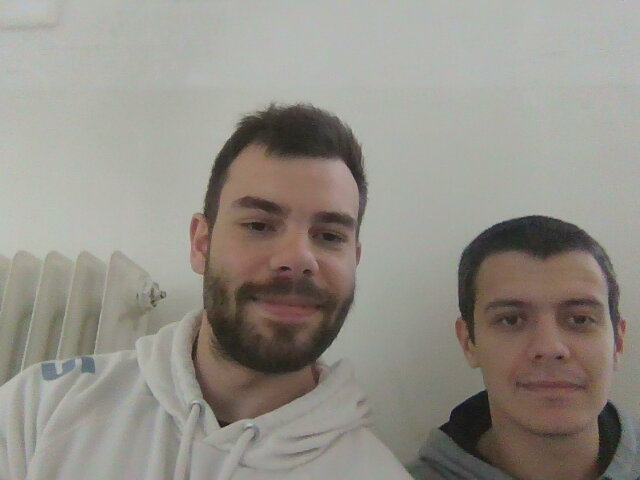
#> input picture AI/photos/test.jpg, 640 x 480 px
$ python -i test_model.py   (imports and definitions only)
#> lines starting #> are read from the running program, lines starting #| are printed output that depends on the picture
#> further down, picture is the input picture: shape (480, 640, 3); mean B, G, R 136.1, 143.8, 148
import cv2
import face_recognition
import os
import pickle

# Load known faces and names from pickle file
# [6 lines left out: function load_known_faces, not called in this run]

# Preprocess the image (resize and normalize lighting)
def preprocess_image(image):
    """Resize and normalize the image for consistent face recognition."""
    image = resize_image(image)
    return adjust_lighting(image)

def resize_image(image, max_width=800):
    """Resize image to a maximum width while maintaining aspect ratio."""
#> called with max_width = 800
    height, width = image.shape[:2]
#> height = 480; width = 640
    if width > max_width:
        scaling_factor = max_width / width
        new_width = int(width * scaling_factor)
        new_height = int(height * scaling_factor)
        image = cv2.resize(image, (new_width, new_height))
    return image

def adjust_lighting(image):
    """Normalize lighting in the image."""
    lab = cv2.cvtColor(image, cv2.COLOR_BGR2LAB)
#> lab: shape (480, 640, 3); mean of channels 0, 1, 2 151.6, 128.4, 132.8
    l, a, b = cv2.split(lab)
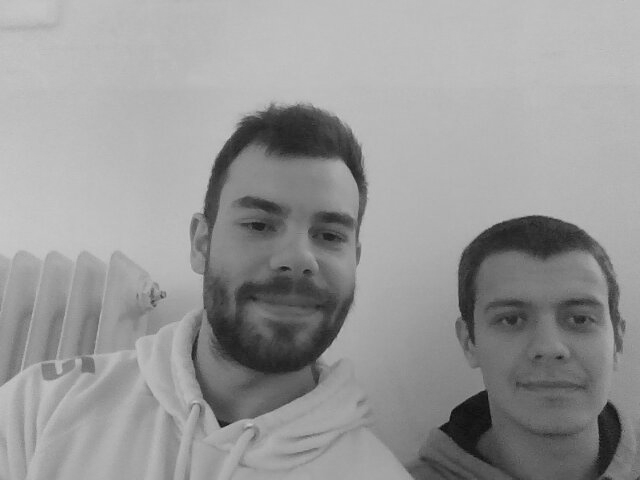
#> l: shape (480, 640); min 14, max 201, mean 151.6
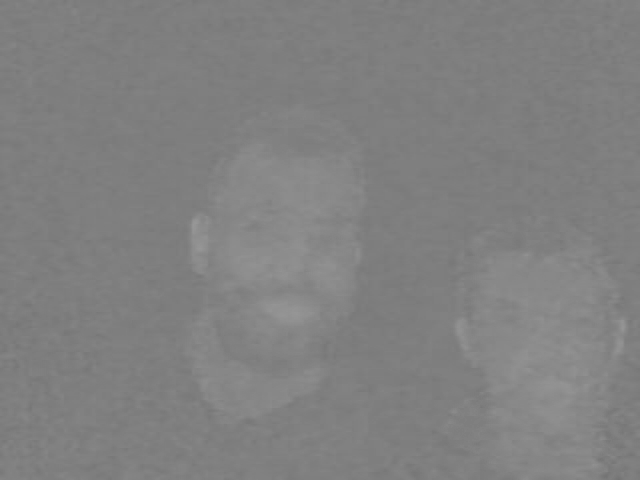
#> a: shape (480, 640); min 115, max 151, mean 128.4
    l = cv2.equalizeHist(l)
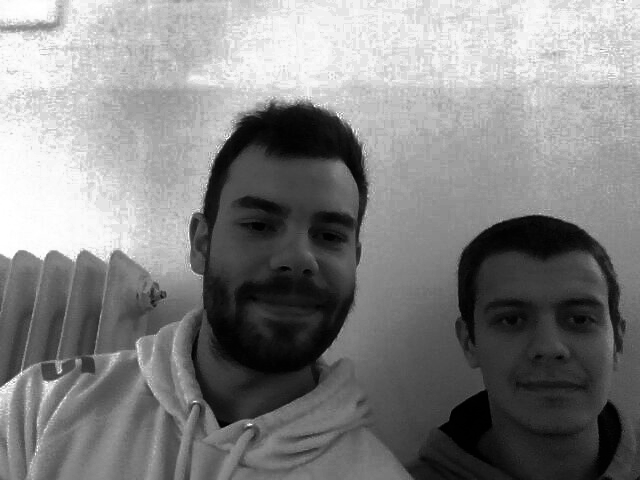
#> l: shape (480, 640); min 0, max 255, mean 129.6
    updated_lab = cv2.merge((l, a, b))
#> updated_lab: shape (480, 640, 3); mean of channels 0, 1, 2 129.6, 128.4, 132.8
    return cv2.cvtColor(updated_lab, cv2.COLOR_LAB2BGR)
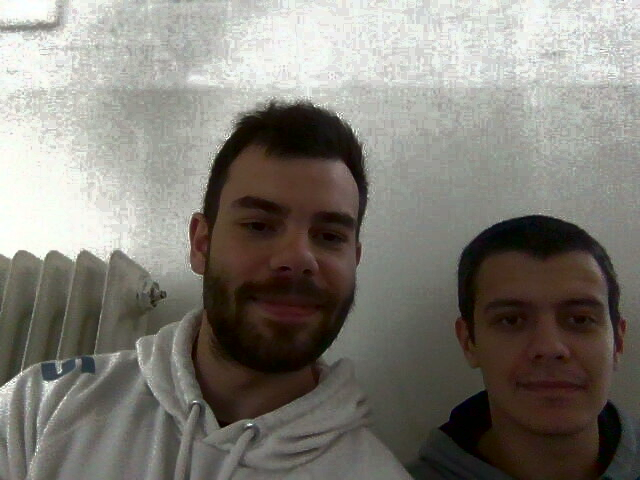
#> returned value: shape (480, 640, 3); mean B, G, R 117.3, 124.5, 128

# Capture a single photo from the webcam
# [96 lines left out: functions capture_single_person, process_group_photo, recognize_faces, main, not called in this run]

# [2 lines not run here, left out]

>>> import cv2
>>> picture = cv2.imread('photos/test.jpg')
>>> result = preprocess_image(picture)

$ run again, on AI/photos/selfie_20250323_213802.png
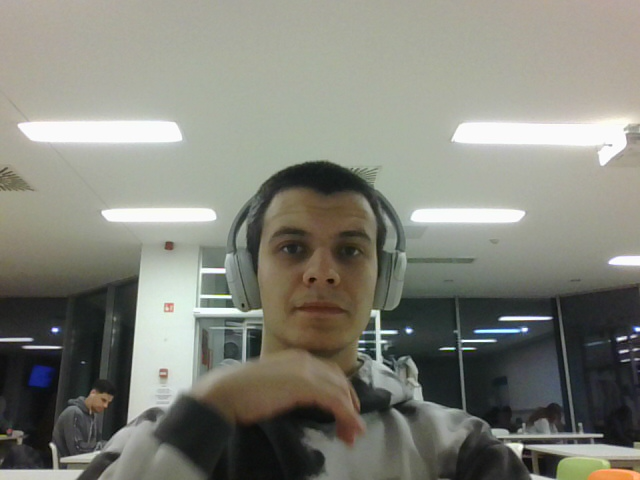
#> input picture AI/photos/selfie_20250323_213802.png, 640 x 480 px
#> picture is the input picture: shape (480, 640, 3); mean B, G, R 121.7, 131.2, 130.6
#> lab: shape (480, 640, 3); mean of channels 0, 1, 2 136.2, 126.2, 133
#> in adjust_lighting, `l, a, b = cv2.split(lab)`:
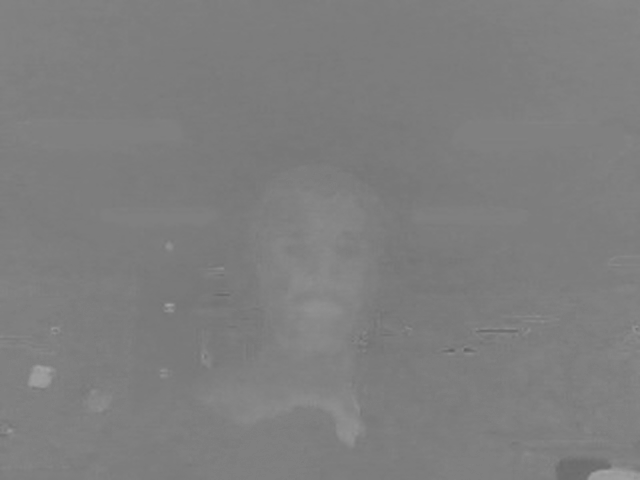
#> a: shape (480, 640); min 96, max 165, mean 126.2
#> updated_lab: shape (480, 640, 3); mean of channels 0, 1, 2 129.3, 126.2, 133
#> in adjust_lighting, `return cv2.cvtColor(updated_lab, cv2.COLOR_LAB2BGR)`:
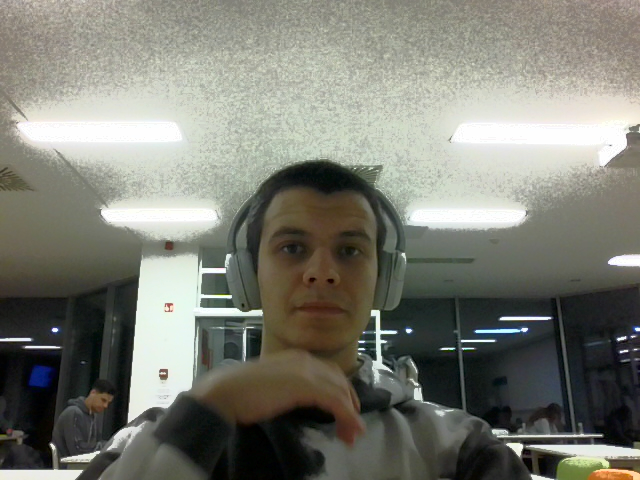
#> returned value: shape (480, 640, 3); mean B, G, R 115.9, 125.4, 124.5
